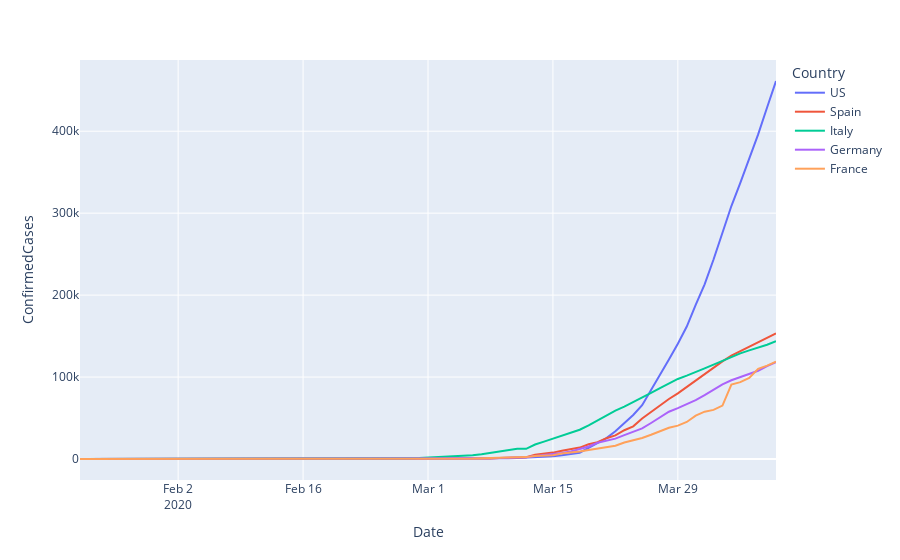

The cell this chart's notebook holds for it:
### Code cell
px.line(ctry_date_wise,x='Date',y='ConfirmedCases',color='Country')
